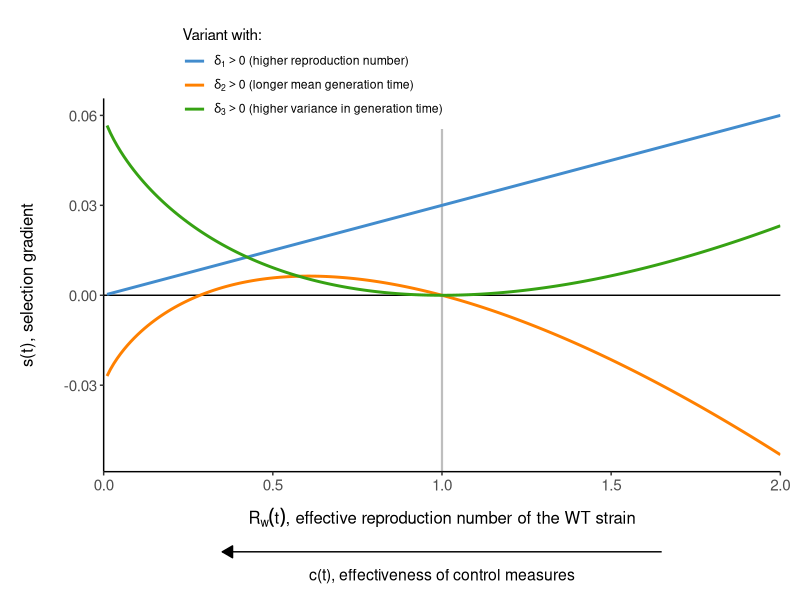
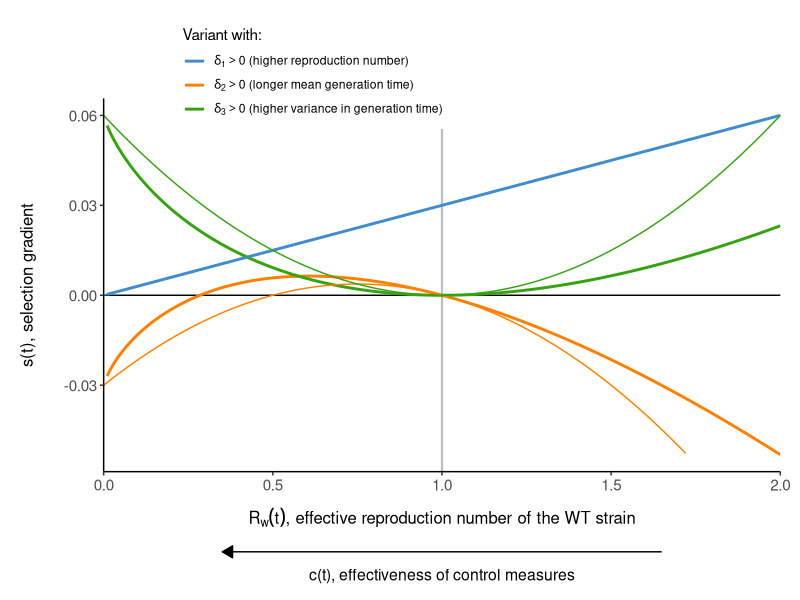

These figures' R source, in order:
rm(list=ls())

library(tidyverse)
library(cowplot)

selection_gradient <- function(R, mu, sigma, d1=0, d2=0, d3=0){
  cv2 <- (sigma/mu)^2
  return((d2-2*d3)*(R^cv2-1)*mu/sigma^2 + R^cv2*(d1+2*(d3-d2)*log(R))/mu)
}

d <- 0.3 # phenotypic difference
mu <- 10 # mean generation time

Rw <- seq(0, 2, 0.01) # Effective reproduction number of the WT strain

selection <- data.frame("Rw" = Rw,
                        "s" = c(selection_gradient(R=Rw, mu=mu, sigma=mu, d1=d),
                                selection_gradient(R=Rw, mu=mu, sigma=mu, d2=d),
                                selection_gradient(R=Rw, mu=mu, sigma=mu, d3=d)))

selection$effect <- rep(1:3, each=length(Rw))

Fig <- ggplot(selection, aes(x=Rw, y=s, col=as.factor(effect))) +
  geom_hline(yintercept = 0, lwd = 0.5) +
  geom_vline(xintercept = 1, lwd = 0.75, color = 'grey') +
  geom_line(lwd=1) +
  labs(x = expression(paste(R[w](t), ", effective reproduction number of the WT strain")),
       y = "s(t), selection gradient\n",
       col = "Variant with:") +
  scale_color_manual(values = c("#428CCD", "#FF8000", "#36A213"),
                     labels = c(expression(paste(delta[1]>0, " (higher reproduction number)")),
                                expression(paste(delta[2]>0, " (longer mean generation time)")),
                                expression(paste(delta[3]>0, " (higher variance in generation time)")))) +
  scale_x_continuous(expand = c(0,0)) +
  theme_classic() +
  theme(plot.margin=unit(c(2.5,0.5,0.5,0.5),"cm"),
        axis.text.x = element_text(size = 11), axis.text.y = element_text(size = 11),
        axis.title.x = element_text(size = 12, vjust=-2),
        axis.title.y = element_text(size = 12),
        legend.text.align = 0, legend.position = c(0.31, 1.065))

# (selection gradient for d2 variant is max. when Rw = -exp(-0.5*(mu/sigma)^2))

arrow <- ggplot(data.frame("x"=c(0.5,1.5), "y" = c(0,0)), aes(x=x, y=y)) +
  geom_line(arrow = arrow(length=unit(0.30,"cm"), ends="first", type = "closed")) +
  xlim(c(0.3,1.7)) + ylim(c(-0.5,0.1)) +
  annotate(geom='text', label = "c(t), effectiveness of control measures", x = 1, y = -0.25, size = 4) +
  theme_void()

# pdf : landscape (6.34 x 5.60)
plot_grid(Fig, arrow, ncol = 1, align = 'v', rel_heights = c(0.9, 0.1))

# Approximation with Rw not too far from 1

selection_gradient_approx <- function(R, mu, sigma, d1=0, d2=0, d3=0){
  cv2 <- (sigma/mu)^2
  return((d2-2*d3)*(R^cv2-1)*mu/sigma^2 + R^cv2*(d1+2*(d3-d2)*(R-1))/mu) # log(R) -> R-1
}

selection$s_approx <- c(selection_gradient_approx(R=Rw, mu=mu, sigma=mu, d1=d),
                        selection_gradient_approx(R=Rw, mu=mu, sigma=mu, d2=d),
                        selection_gradient_approx(R=Rw, mu=mu, sigma=mu, d3=d))

plot_grid(Fig + geom_line(data=selection, aes(y=s_approx)) + ylim(layer_scales(Fig)$y$range$range), arrow,
          ncol = 1, align = 'v', rel_heights = c(0.9, 0.1))